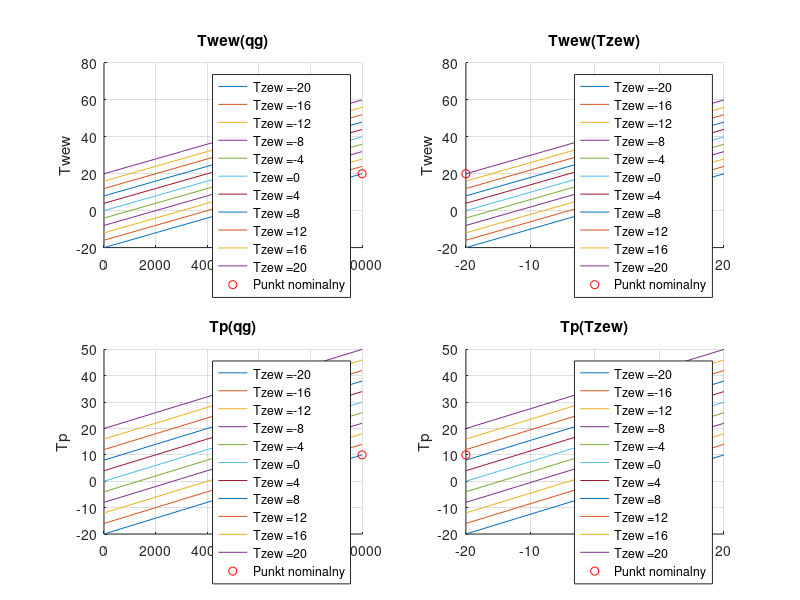

Source code (MATLAB):
clear all;
close all;

%% Dane
% Wartosci nominalne
TzewN = -20;
TwewN = 20;
TpN = 10;
qgN = 10000;

% Wspolczynnik 'a'
a = 0.25;

%% Parametry statyczne
Kcw = qgN/(TwewN*(1+a)-TzewN-a*TpN);
Kcp = (qgN*a*(TwewN-TpN))/((TwewN*(1+a)-TzewN-a*TpN)*(TpN-TzewN));
Kcwp = a*Kcw;

%% Punkt pracy - sprawdzenie wzorow
Twew = (qgN*(Kcp+Kcwp))/(Kcwp*Kcw+Kcp*Kcw+Kcp*Kcwp) + TzewN;
Tp = (Kcp*TzewN+Kcwp*Twew)/(Kcwp+Kcp);

%% Charakterystyki statyczne
qg0 = 0:0.1*qgN:qgN;
Tzew = linspace(TzewN, TwewN, length(qg0));

figure (1);
hold on;
for i = 1:1:length(Tzew)
    Twew0 = (qg0*(Kcp+Kcwp))/(Kcwp*Kcw+Kcp*Kcw+Kcp*Kcwp) + Tzew(i);
    Tp0 = (Kcp*Tzew(i)+Kcwp*Twew0)/(Kcwp+Kcp);

    subplot (221) ;
    hold on; grid on;
    plot (qg0 , Twew0 , 'DisplayName', strcat('Tzew = ', int2str(Tzew(i))));
    subplot(222);
    hold on; grid on;
    plot (Tzew, Twew0, 'DisplayName', strcat('Tzew = ', int2str(Tzew(i))));
    subplot(223);
    hold on; grid on;
    plot (qg0, Tp0, 'DisplayName', strcat('Tzew = ', int2str(Tzew(i))));
    subplot(224);
    hold on; grid on;
    plot (Tzew, Tp0, 'DisplayName', strcat('Tzew = ', int2str(Tzew(i))));
end

%% Opis wykresow, legendy & punkty nominalne
subplot (221) ;
plot (qgN , TwewN , 'ro', 'DisplayName', 'Punkt nominalny'); % punkt nominalny
title("Twew(qg)");
xlabel('qg');
ylabel('Twew');
legend;
subplot(222);
plot (TzewN , TwewN , 'ro', 'DisplayName', 'Punkt nominalny'); % punkt nominalny 
title("Twew(Tzew)");   
xlabel('Tzew');
ylabel('Twew');    
legend;    
subplot(223);    
plot (qgN , TpN , 'ro', 'DisplayName', 'Punkt nominalny'); % punkt nominalny
title("Tp(qg)");
xlabel('qg');
ylabel('Tp');    
legend;    
subplot(224);    
plot (TzewN , TpN , 'ro ', 'DisplayName', 'Punkt nominalny'); % punkt nominalny    
title("Tp(Tzew)");  
xlabel('Tzew');
ylabel('Tp');    
legend;    